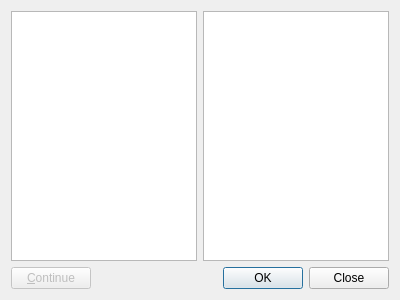
<?xml version="1.0" encoding="UTF-8"?>
<ui version="4.0">
 <class>PhoneticsDialog</class>
 <widget class="QDialog" name="PhoneticsDialog">
  <property name="geometry">
   <rect>
    <x>0</x>
    <y>0</y>
    <width>400</width>
    <height>300</height>
   </rect>
  </property>
  <property name="windowTitle">
   <string>Dialog</string>
  </property>
  <layout class="QVBoxLayout" name="verticalLayout">
   <item>
    <layout class="QHBoxLayout" name="horizontalLayout">
     <item>
      <widget class="QPlainTextEdit" name="input"/>
     </item>
     <item>
      <widget class="QPlainTextEdit" name="phonetic">
       <property name="readOnly">
        <bool>true</bool>
       </property>
      </widget>
     </item>
    </layout>
   </item>
   <item>
    <layout class="QHBoxLayout" name="horizontalLayout_2">
     <item>
      <widget class="QPushButton" name="nextPhonetic">
       <property name="enabled">
        <bool>false</bool>
       </property>
       <property name="text">
        <string>&amp;Continue</string>
       </property>
      </widget>
     </item>
     <item>
      <widget class="QDialogButtonBox" name="buttonBox">
       <property name="orientation">
        <enum>Qt::Horizontal</enum>
       </property>
       <property name="standardButtons">
        <set>QDialogButtonBox::Close|QDialogButtonBox::Ok</set>
       </property>
      </widget>
     </item>
    </layout>
   </item>
  </layout>
 </widget>
 <resources/>
 <connections>
  <connection>
   <sender>buttonBox</sender>
   <signal>rejected()</signal>
   <receiver>PhoneticsDialog</receiver>
   <slot>reject()</slot>
   <hints>
    <hint type="sourcelabel">
     <x>316</x>
     <y>260</y>
    </hint>
    <hint type="destinationlabel">
     <x>286</x>
     <y>274</y>
    </hint>
   </hints>
  </connection>
 </connections>
</ui>
